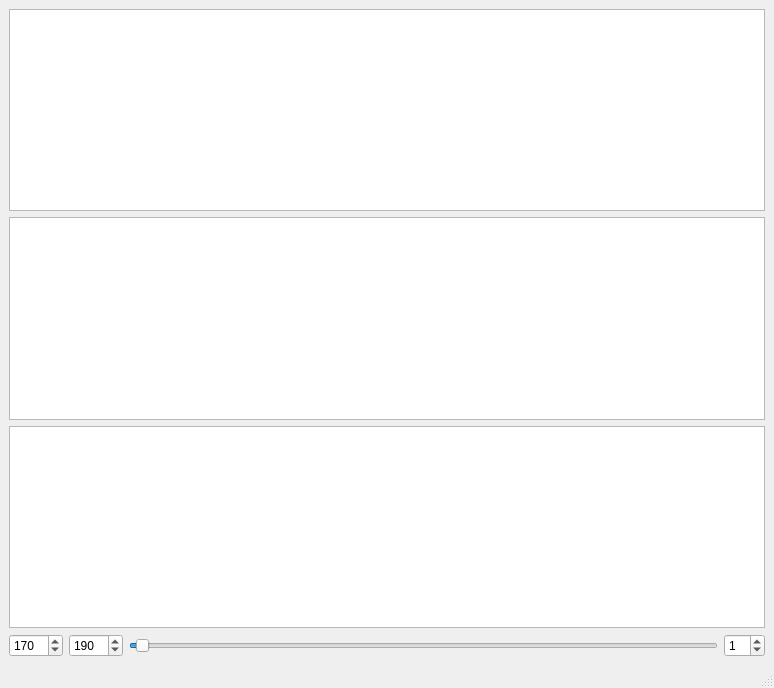
<?xml version="1.0" encoding="UTF-8"?>
<ui version="4.0">
 <class>MainWindow</class>
 <widget class="QMainWindow" name="MainWindow">
  <property name="geometry">
   <rect>
    <x>0</x>
    <y>0</y>
    <width>774</width>
    <height>688</height>
   </rect>
  </property>
  <property name="windowTitle">
   <string>MainWindow</string>
  </property>
  <widget class="QWidget" name="centralwidget">
   <layout class="QVBoxLayout" name="verticalLayout">
    <item>
     <widget class="PlotWidget" name="canvas1"/>
    </item>
    <item>
     <widget class="PlotWidget" name="canvas2_2"/>
    </item>
    <item>
     <widget class="PlotWidget" name="canvas3"/>
    </item>
    <item>
     <layout class="QHBoxLayout" name="horizontalLayout">
      <item>
       <widget class="QSpinBox" name="xmin">
        <property name="maximum">
         <number>1000</number>
        </property>
        <property name="value">
         <number>170</number>
        </property>
       </widget>
      </item>
      <item>
       <widget class="QSpinBox" name="xmax">
        <property name="maximum">
         <number>1000</number>
        </property>
        <property name="value">
         <number>190</number>
        </property>
       </widget>
      </item>
      <item>
       <widget class="QSlider" name="v_slider">
        <property name="value">
         <number>1</number>
        </property>
        <property name="orientation">
         <enum>Qt::Horizontal</enum>
        </property>
       </widget>
      </item>
      <item>
       <widget class="QSpinBox" name="v">
        <property name="value">
         <number>1</number>
        </property>
       </widget>
      </item>
     </layout>
    </item>
   </layout>
  </widget>
  <widget class="QMenuBar" name="menubar">
   <property name="geometry">
    <rect>
     <x>0</x>
     <y>0</y>
     <width>774</width>
     <height>22</height>
    </rect>
   </property>
  </widget>
  <widget class="QStatusBar" name="statusbar"/>
 </widget>
 <customwidgets>
  <customwidget>
   <class>PlotWidget</class>
   <extends>QGraphicsView</extends>
   <header>pyqtgraph</header>
  </customwidget>
 </customwidgets>
 <resources/>
 <connections>
  <connection>
   <sender>v_slider</sender>
   <signal>valueChanged(int)</signal>
   <receiver>v</receiver>
   <slot>setValue(int)</slot>
   <hints>
    <hint type="sourcelabel">
     <x>312</x>
     <y>342</y>
    </hint>
    <hint type="destinationlabel">
     <x>385</x>
     <y>346</y>
    </hint>
   </hints>
  </connection>
  <connection>
   <sender>v</sender>
   <signal>valueChanged(int)</signal>
   <receiver>v_slider</receiver>
   <slot>setValue(int)</slot>
   <hints>
    <hint type="sourcelabel">
     <x>382</x>
     <y>338</y>
    </hint>
    <hint type="destinationlabel">
     <x>298</x>
     <y>338</y>
    </hint>
   </hints>
  </connection>
 </connections>
</ui>
